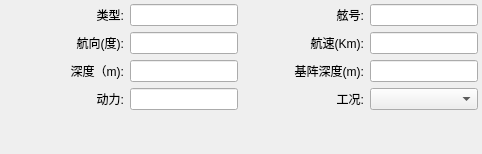
           <widget class="QWidget" name="tab_10">
            <attribute name="title">
             <string>平台信息</string>
            </attribute>
            <layout class="QGridLayout" name="gridLayout_6" columnstretch="1,0,0,0,0">
             <property name="leftMargin">
              <number>4</number>
             </property>
             <property name="topMargin">
              <number>4</number>
             </property>
             <property name="rightMargin">
              <number>4</number>
             </property>
             <property name="bottomMargin">
              <number>4</number>
             </property>
             <item row="1" column="1">
              <widget class="QLineEdit" name="lineEdit_34"/>
             </item>
             <item row="3" column="3">
              <widget class="QLabel" name="label_47">
               <property name="minimumSize">
                <size>
                 <width>120</width>
                 <height>0</height>
                </size>
               </property>
               <property name="maximumSize">
                <size>
                 <width>120</width>
                 <height>16777215</height>
                </size>
               </property>
               <property name="text">
                <string>工况:</string>
               </property>
               <property name="alignment">
                <set>Qt::AlignRight|Qt::AlignTrailing|Qt::AlignVCenter</set>
               </property>
              </widget>
             </item>
             <item row="2" column="1">
              <widget class="QLineEdit" name="lineEdit_35"/>
             </item>
             <item row="2" column="3">
              <widget class="QLabel" name="label_46">
               <property name="minimumSize">
                <size>
                 <width>120</width>
                 <height>0</height>
                </size>
               </property>
               <property name="maximumSize">
                <size>
                 <width>120</width>
                 <height>16777215</height>
                </size>
               </property>
               <property name="text">
                <string>基阵深度(m):</string>
               </property>
               <property name="alignment">
                <set>Qt::AlignRight|Qt::AlignTrailing|Qt::AlignVCenter</set>
               </property>
              </widget>
             </item>
             <item row="3" column="1">
              <widget class="QLineEdit" name="lineEdit_36"/>
             </item>
             <item row="0" column="1">
              <widget class="QLineEdit" name="lineEdit_33"/>
             </item>
             <item row="0" column="3">
              <widget class="QLabel" name="label_44">
               <property name="minimumSize">
                <size>
                 <width>120</width>
                 <height>0</height>
                </size>
               </property>
               <property name="maximumSize">
                <size>
                 <width>120</width>
                 <height>16777215</height>
                </size>
               </property>
               <property name="text">
                <string>舷号:</string>
               </property>
               <property name="alignment">
                <set>Qt::AlignRight|Qt::AlignTrailing|Qt::AlignVCenter</set>
               </property>
              </widget>
             </item>
             <item row="2" column="0">
              <widget class="QLabel" name="label_42">
               <property name="minimumSize">
                <size>
                 <width>120</width>
                 <height>0</height>
                </size>
               </property>
               <property name="maximumSize">
                <size>
                 <width>120</width>
                 <height>16777215</height>
                </size>
               </property>
               <property name="text">
                <string>深度（m):</string>
               </property>
               <property name="alignment">
                <set>Qt::AlignRight|Qt::AlignTrailing|Qt::AlignVCenter</set>
               </property>
              </widget>
             </item>
             <item row="0" column="0">
              <widget class="QLabel" name="label_40">
               <property name="minimumSize">
                <size>
                 <width>120</width>
                 <height>0</height>
                </size>
               </property>
               <property name="maximumSize">
                <size>
                 <width>120</width>
                 <height>16777215</height>
                </size>
               </property>
               <property name="text">
                <string>类型:</string>
               </property>
               <property name="alignment">
                <set>Qt::AlignRight|Qt::AlignTrailing|Qt::AlignVCenter</set>
               </property>
              </widget>
             </item>
             <item row="3" column="4">
              <widget class="QComboBox" name="comboBox_8"/>
             </item>
             <item row="1" column="3">
              <widget class="QLabel" name="label_45">
               <property name="minimumSize">
                <size>
                 <width>120</width>
                 <height>0</height>
                </size>
               </property>
               <property name="maximumSize">
                <size>
                 <width>120</width>
                 <height>16777215</height>
                </size>
               </property>
               <property name="text">
                <string>航速(Km):</string>
               </property>
               <property name="alignment">
                <set>Qt::AlignRight|Qt::AlignTrailing|Qt::AlignVCenter</set>
               </property>
              </widget>
             </item>
             <item row="0" column="4">
              <widget class="QLineEdit" name="lineEdit_37"/>
             </item>
             <item row="1" column="0">
              <widget class="QLabel" name="label_41">
               <property name="minimumSize">
                <size>
                 <width>120</width>
                 <height>0</height>
                </size>
               </property>
               <property name="maximumSize">
                <size>
                 <width>120</width>
                 <height>16777215</height>
                </size>
               </property>
               <property name="text">
                <string>航向(度):</string>
               </property>
               <property name="alignment">
                <set>Qt::AlignRight|Qt::AlignTrailing|Qt::AlignVCenter</set>
               </property>
              </widget>
             </item>
             <item row="3" column="0">
              <widget class="QLabel" name="label_43">
               <property name="minimumSize">
                <size>
                 <width>120</width>
                 <height>0</height>
                </size>
               </property>
               <property name="maximumSize">
                <size>
                 <width>120</width>
                 <height>16777215</height>
                </size>
               </property>
               <property name="text">
                <string>动力:</string>
               </property>
               <property name="alignment">
                <set>Qt::AlignRight|Qt::AlignTrailing|Qt::AlignVCenter</set>
               </property>
              </widget>
             </item>
             <item row="1" column="4">
              <widget class="QLineEdit" name="lineEdit_38"/>
             </item>
             <item row="2" column="4">
              <widget class="QLineEdit" name="lineEdit_39"/>
             </item>
             <item row="4" column="1">
              <spacer name="verticalSpacer_6">
               <property name="orientation">
                <enum>Qt::Vertical</enum>
               </property>
               <property name="sizeHint" stdset="0">
                <size>
                 <width>20</width>
                 <height>40</height>
                </size>
               </property>
              </spacer>
             </item>
            </layout>
           </widget>
